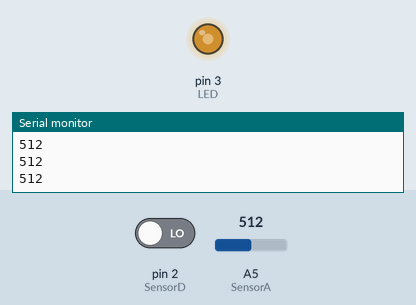
The sketch below on a simulated Arduino Uno, built with avr-gcc and run on an emulated ATmega328P. Parts: output pins drawn as LEDs (lit = HIGH), the last lines printed to the serial monitor. The inputs (shaded band) are chosen by the test bench; at power-on: A5 (SensorA) = 512, pin 2 (SensorD) LOW.

Above: at 1.2 s.
1.3 s: A5 (SensorA) set to 716
At 1.9 s:
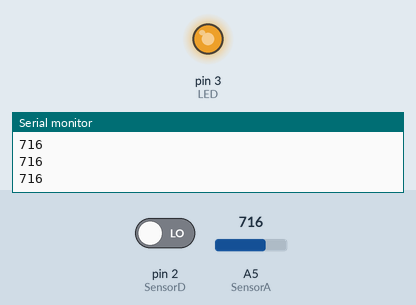
2.8 s: A5 (SensorA) set to 826
At 3.2 s:
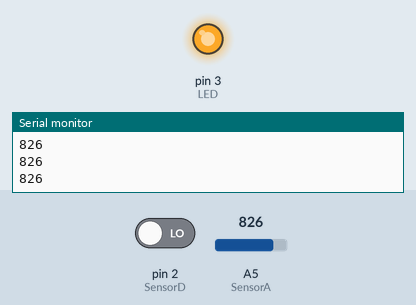
4.3 s: A5 (SensorA) set to 844
At 5.5 s:
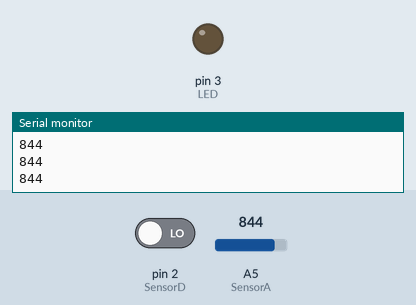
5.8 s: A5 (SensorA) set to 900
At 6.7 s:
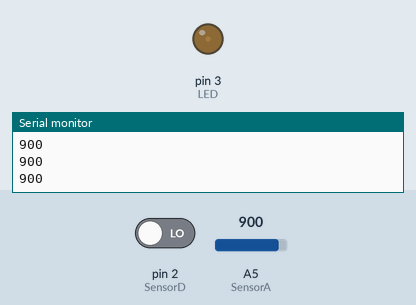
7.3 s: A5 (SensorA) set to 306
At 7.7 s:
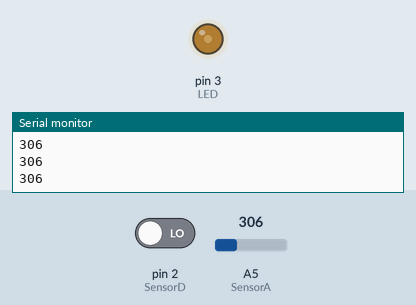
8.8 s: A5 (SensorA) set to 511
At 10.2 s:
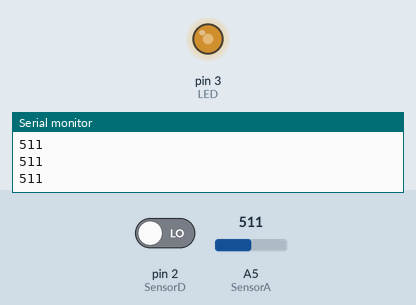
Timing chart, 0 to 11.3 s (numbered marks = the images above; inputs shaded):
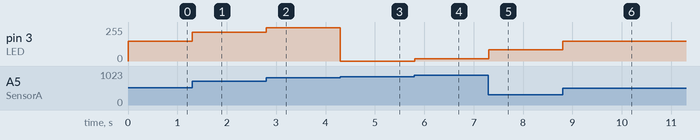

Measured:
- the behaviour switches between 843 and 844 on A5 (SensorA) (found by bisection; images 2 and 3)
- after the input at 1.3 s, pin 3 (LED): 149/255 → 215/255 at once
- after the input at 2.8 s, pin 3 (LED): 215/255 → 250/255 at once
- after the input at 4.3 s, pin 3 (LED): 250/255 → 0/255 at once
- after the input at 5.8 s, pin 3 (LED): 0/255 → 18/255 at once
- after the input at 7.3 s, pin 3 (LED): 18/255 → 83/255 at once
- after the input at 8.8 s, pin 3 (LED): 83/255 → 149/255 at once

The sketch:

sensoresG10.ino
```cpp
/*con una fotocelda se va a controlar la luminosidad de un LED*/
/* se va a sensar un sensor de inclinación y un sensor magnético y los valores valores leídos */
/*se enviarán por el puerto serial*/

#define LED 3
#define SensorD 2
#define SensorA 5
int valorA=0;
int valorD=0;
int luminosidad=0;

void setup() {
  pinMode(LED,OUTPUT);
  pinMode(SensorD,INPUT);
  Serial.begin(9600);
}

void loop() {
  valorA=analogRead(SensorA);
  valorD=digitalRead(SensorD);

  luminosidad=map(valorA,44,840,0,255);
  analogWrite(LED,luminosidad);

  /*if(valorA>450)
  {
    digitalWrite(LED,HIGH);
    }
    else
    {
      digitalWrite(LED,LOW);
    }
*/
  Serial.println(valorA);
}
```
